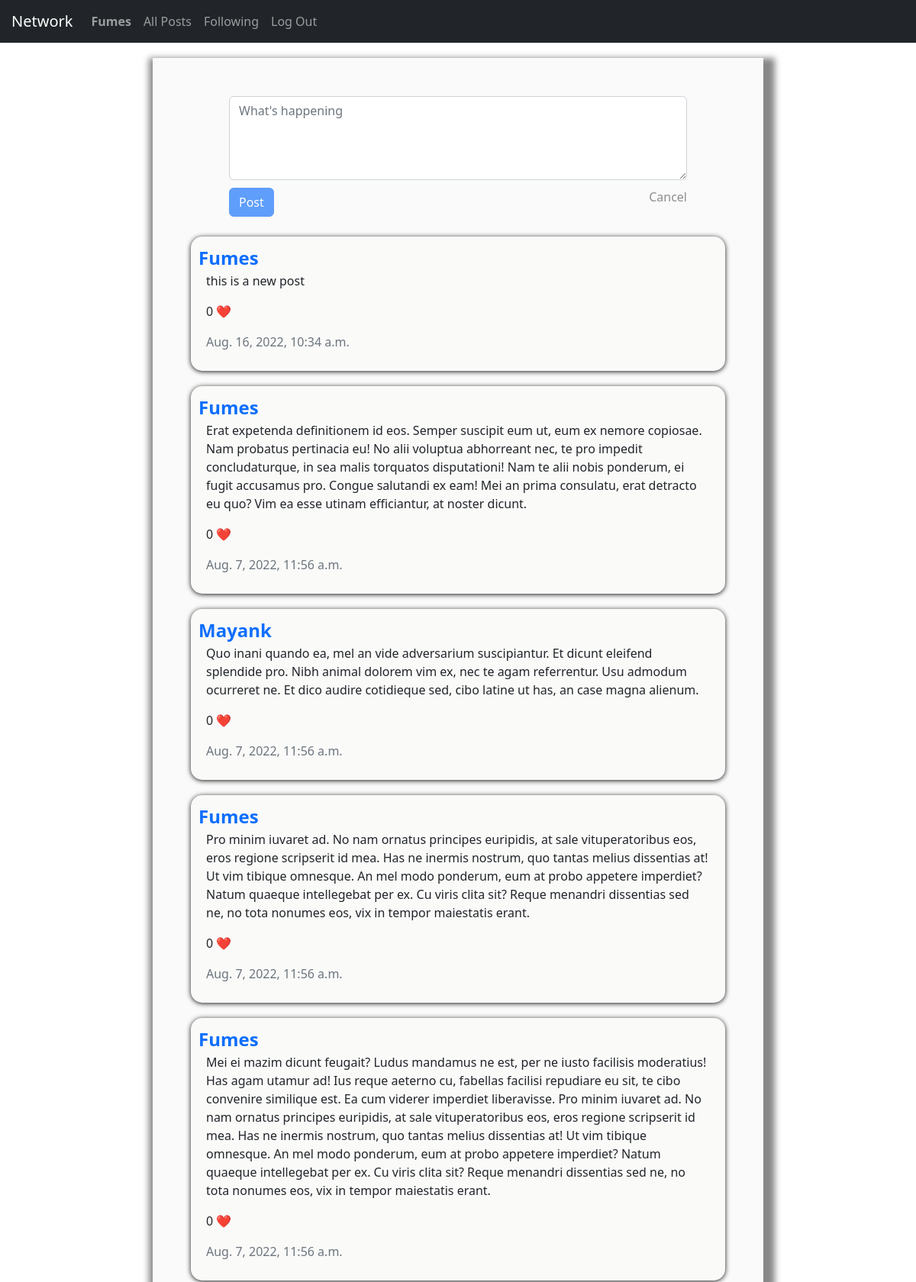
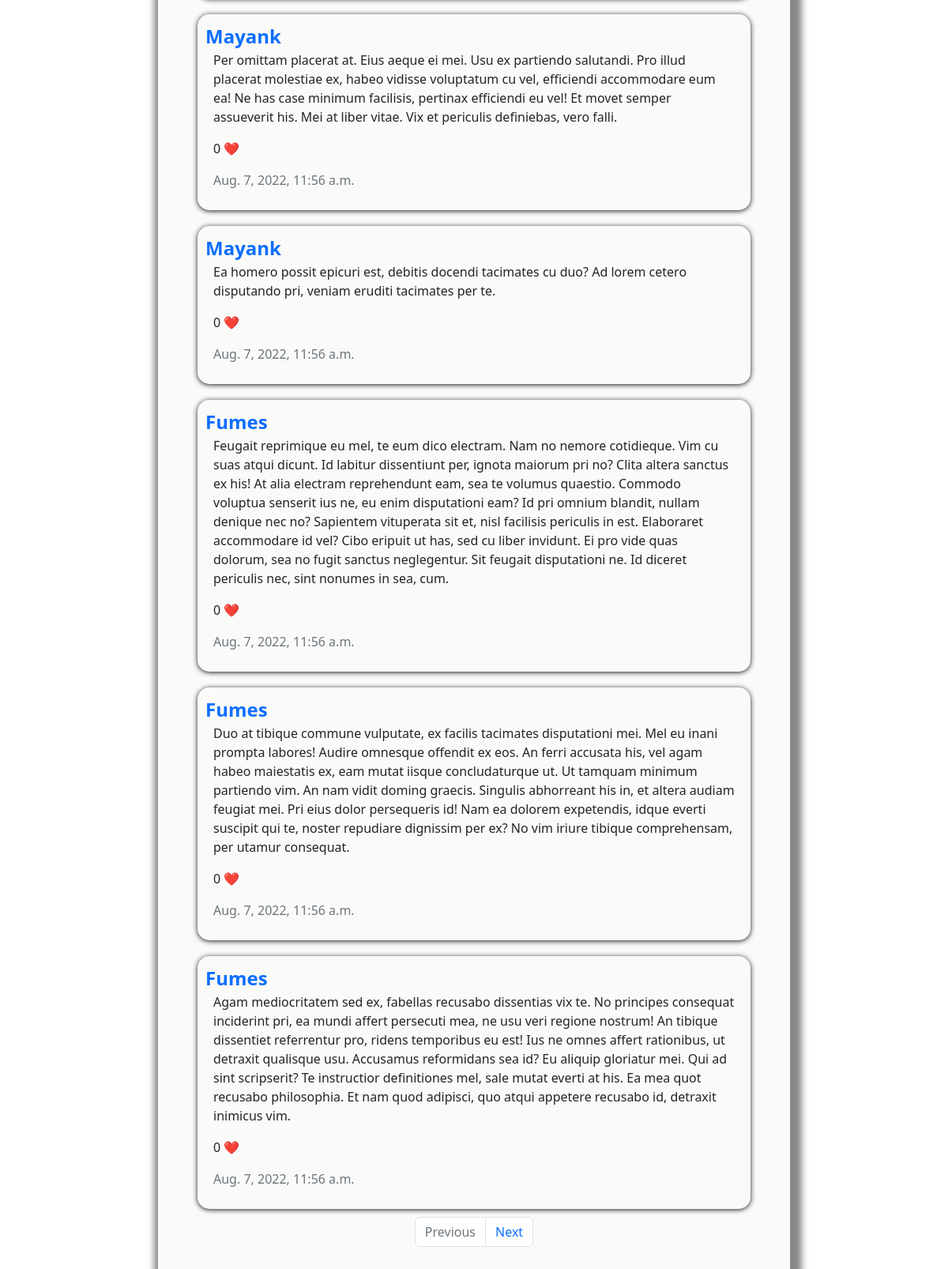
Screenshot of / (signed in) with the database file from the repository (2 pictures, top to bottom).
### network/models.py (models this page shows, shortened)
class User(AbstractUser):
    following = models.ManyToManyField("self", blank=True, symmetrical=False)

class Post(models.Model):
    body = models.TextField(null=False)
    author = models.ForeignKey("User", on_delete=models.CASCADE, related_name="user_post")
    created = models.DateTimeField(auto_now_add=True)
    modified = models.DateTimeField(auto_now=True)
    edited = models.BooleanField(default=False)
    likes = models.ManyToManyField("User", blank=True, related_name="like_post")

### network/views.py (the view)
# urls.py: path("", IndexView.as_view(), name="index"),
class IndexView(ListView):
    model = Post
    template_name = 'network/index.html'
    ordering = ['-created']
    paginate_by = 10

### network/templates/network/index.html (shortened to what this page needs)
{% extends "network/layout.html" %}
{% block body %}
<main class="main flex">
    <div id="posts-view" class="flex index-view ">
    {% if user.is_authenticated %}
            <div id="post" class="form-floating">
                <form>
                    <textarea class="form-control"  placeholder="What's happening" name="post" id="ta-post" cols="50" rows="4"></textarea>
                    <div>
                        <input type="submit" class="btn btn-primary mb-3" value="Post" id="sb-post">
                        <a id="cancel-form-btn" class="" href="#">Cancel</a>
                    </div>
                </form>
            </div>
    {% endif %}
    {% for post in page_obj %}
        <div class="flex post">
            <a href="#" data-id={{post.author.id}} id="profile" class="fs-4 fw-semibold links">{{post.author|lower|capfirst}}</a>
            <p>{{post.body}}</p>
            {% if user.is_authenticated %}
                <p><span>{{post.likes.count}}</span> <span class="like-btn links">❤️</span></p>
            {% endif %}
            {% if post.edited %}
                <p class="text-muted fs-6">{{post.modified}} -Edited</p>
            {%else%}
                <p class="text-muted fs-6">{{post.created}}</p>
            {%endif%}
        </div>
    {% endfor %}
        <nav aria-label="Page navigation example">
            <ul class="pagination">
                {% if page_obj.has_previous %}
                    <li class="page-item"><a class="page-link" href="?page={{ page_obj.previous_page_number }}">Previous</a></li>
                    {%else%}
                    <li class="page-item"><a class="page-link disabled" href="#">Previous</a></li>
                {% endif %}
                {% if page_obj.has_next %}
                    <li class="page-item"><a class="page-link" href="?page={{ page_obj.next_page_number }}">Next</a></li>
                    {%else%}
                    <li class="page-item"><a class="page-link disabled" href="#">Next</a></li>
                {% endif %}
            </ul>
        </nav>
    </div>
</main>
{% endblock %}

### network/templates/network/layout.html (shortened to what this page needs)
{% load static %}
<!DOCTYPE html>
<html lang="en">
    <head>
        <link href="https://cdn.jsdelivr.net/npm/bootstrap@5.2.0-beta1/dist/css/bootstrap.min.css" rel="stylesheet">
        <link href="{% static 'network/styles.css' %}" rel="stylesheet">
    </head>
    <body>
        <nav class="navbar navbar-expand-lg navbar-dark bg-dark ">
            <a class="navbar-brand" href="#">Network</a>
            <div>
              <ul class="navbar-nav mr-auto">
                {% if user.is_authenticated %}
                    <li class="nav-item">
                        <a class="nav-link" href="#"><strong id="user-id" data-id={{request.user.id}}>{{ user.username|lower|capfirst }}</strong></a>
                    </li>
                {% endif %}
                <li class="nav-item">
                  <a class="nav-link" href="{% url 'index' %}">All Posts</a>
                </li>
                {% if user.is_authenticated %}
                    <li class="nav-item">
                        <a class="nav-link" id="following-btn" href="#">Following</a>
                    </li>
                    <li class="nav-item">
                        <a class="nav-link" href="{% url 'logout' %}">Log Out</a>
                    </li>
                {% endif %}
              </ul>
            </div>
          </nav>
        <div class="body flex">
                {% block body %}
                {% endblock %}
        </div>
    </body>
</html>

### network/static/network/styles.css (style rules this page uses)
*, *:before, *:after { box-sizing: border-box; }
.flex { display: flex; }
.body { padding-top: 20px; justify-content: center; }
.main { width: max-content; padding: 50px; background-color: hsl(0, 0%, 98%); box-shadow: 5px 10px 8px 10px #888888; justify-content: center; flex-direction: column; }
#post { width: min(600px, 80vw); }
.post { flex-direction: column; justify-content: center; border-radius: 15px; box-shadow: 0 1px 6px 0 #171717; background-color: hsl(60, 9%, 98%); margin: 10px 0; padding: 10px; width: min(700px, 90vw); }
.post>p { margin-left: 10px; margin-right: 10px; }
.isDisabled { color: currentColor; cursor: not-allowed; opacity: 0.5; text-decoration: none; }
.index-view { flex-direction: column; justify-content: center; align-items: center; width: inherit; }
form>div { margin-top: 10px; }
div>a { float: right; }
.links { cursor: pointer; text-decoration: none; }
nav > a { margin-left: 15px; }
.disabled { pointer-events: none; cursor: default; }

### rows the page displays
User: username "Fumes"
Post: author "Fumes", body "this is a new post", likes.count "0", created "Aug. 16, 2022, 10:34 a.m."
Post: author "Fumes", body "Erat expetenda definitionem id eos. Semper suscipit eum ut, eum ex nemore copiosae. Nam probatus pertinacia eu! No alii voluptua abhorreant nec, te pro impedit concludaturque, in sea malis torquatos disputationi! Nam te alii nobis ponderum, ei fugit accusamus pro. Congue salutandi ex eam! Mei an prima consulatu, erat detracto eu quo? Vim ea esse utinam efficiantur, at noster dicunt.", likes.count "0", created "Aug. 7, 2022, 11:56 a.m."
Post: author "Mayank", body "Quo inani quando ea, mel an vide adversarium suscipiantur. Et dicunt eleifend splendide pro. Nibh animal dolorem vim ex, nec te agam referrentur. Usu admodum ocurreret ne. Et dico audire cotidieque sed, cibo latine ut has, an case magna alienum.", likes.count "0", created "Aug. 7, 2022, 11:56 a.m."
Post: author "Fumes", body "Pro minim iuvaret ad. No nam ornatus principes euripidis, at sale vituperatoribus eos, eros regione scripserit id mea. Has ne inermis nostrum, quo tantas melius dissentias at! Ut vim tibique omnesque. An mel modo ponderum, eum at probo appetere imperdiet? Natum quaeque intellegebat per ex. Cu viris clita sit? Reque menandri dissentias sed ne, no tota nonumes eos, vix in tempor maiestatis erant.", likes.count "0", created "Aug. 7, 2022, 11:56 a.m."
Post: author "Fumes", body "Mei ei mazim dicunt feugait? Ludus mandamus ne est, per ne iusto facilisis moderatius! Has agam utamur ad! Ius reque aeterno cu, fabellas facilisi repudiare eu sit, te cibo convenire similique est. Ea cum viderer imperdiet liberavisse. Pro minim iuvaret ad. No nam ornatus principes euripidis, at sale vituperatoribus eos, eros regione scripserit id mea. Has ne inermis nostrum, quo tantas melius dissentias at! Ut vim tibique omnesque. An mel modo ponderum, eum at probo appetere imperdiet? Natum quaeque intellegebat per ex. Cu viris clita sit? Reque menandri dissentias sed ne, no tota nonumes eos, vix in tempor maiestatis erant.", likes.count "0", created "Aug. 7, 2022, 11:56 a.m."
Post: author "Mayank", body "Per omittam placerat at. Eius aeque ei mei. Usu ex partiendo salutandi. Pro illud placerat molestiae ex, habeo vidisse voluptatum cu vel, efficiendi accommodare eum ea! Ne has case minimum facilisis, pertinax efficiendi eu vel! Et movet semper assueverit his. Mei at liber vitae. Vix et periculis definiebas, vero falli.", likes.count "0", created "Aug. 7, 2022, 11:56 a.m."
Post: author "Mayank", body "Ea homero possit epicuri est, debitis docendi tacimates cu duo? Ad lorem cetero disputando pri, veniam eruditi tacimates per te.", likes.count "0", created "Aug. 7, 2022, 11:56 a.m."
Post: author "Fumes", body "Feugait reprimique eu mel, te eum dico electram. Nam no nemore cotidieque. Vim cu suas atqui dicunt. Id labitur dissentiunt per, ignota maiorum pri no? Clita altera sanctus ex his! At alia electram reprehendunt eam, sea te volumus quaestio. Commodo voluptua senserit ius ne, eu enim disputationi eam? Id pri omnium blandit, nullam denique nec no? Sapientem vituperata sit et, nisl facilisis periculis in est. Elaboraret accommodare id vel? Cibo eripuit ut has, sed cu liber invidunt. Ei pro vide quas dolorum, sea no fugit sanctus neglegentur. Sit feugait disputationi ne. Id diceret periculis nec, sint nonumes in sea, cum.", likes.count "0", created "Aug. 7, 2022, 11:56 a.m."
Post: author "Fumes", body "Duo at tibique commune vulputate, ex facilis tacimates disputationi mei. Mel eu inani prompta labores! Audire omnesque offendit ex eos. An ferri accusata his, vel agam habeo maiestatis ex, eam mutat iisque concludaturque ut. Ut tamquam minimum partiendo vim. An nam vidit doming graecis. Singulis abhorreant his in, et altera audiam feugiat mei. Pri eius dolor persequeris id! Nam ea dolorem expetendis, idque everti suscipit qui te, noster repudiare dignissim per ex? No vim iriure tibique comprehensam, per utamur consequat.", likes.count "0", created "Aug. 7, 2022, 11:56 a.m."
Post: author "Fumes", body "Agam mediocritatem sed ex, fabellas recusabo dissentias vix te. No principes consequat inciderint pri, ea mundi affert persecuti mea, ne usu veri regione nostrum! An tibique dissentiet referrentur pro, ridens temporibus eu est! Ius ne omnes affert rationibus, ut detraxit qualisque usu. Accusamus reformidans sea id? Eu aliquip gloriatur mei. Qui ad sint scripserit? Te instructior definitiones mel, sale mutat everti at his. Ea mea quot recusabo philosophia. Et nam quod adipisci, quo atqui appetere recusabo id, detraxit inimicus vim.", likes.count "0", created "Aug. 7, 2022, 11:56 a.m."
